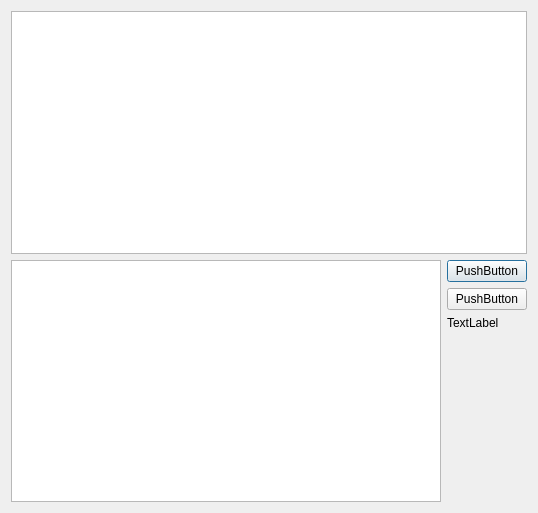
<?xml version="1.0" encoding="UTF-8"?>
<ui version="4.0">
 <class>wykres</class>
 <widget class="QDialog" name="wykres">
  <property name="windowModality">
   <enum>Qt::ApplicationModal</enum>
  </property>
  <property name="geometry">
   <rect>
    <x>0</x>
    <y>0</y>
    <width>538</width>
    <height>513</height>
   </rect>
  </property>
  <property name="sizePolicy">
   <sizepolicy hsizetype="Maximum" vsizetype="Maximum">
    <horstretch>0</horstretch>
    <verstretch>0</verstretch>
   </sizepolicy>
  </property>
  <property name="windowTitle">
   <string>Dialog</string>
  </property>
  <layout class="QVBoxLayout" name="verticalLayout_2">
   <item>
    <widget class="QGraphicsView" name="graphicsView"/>
   </item>
   <item>
    <layout class="QHBoxLayout" name="horizontalLayout">
     <item>
      <widget class="QTableWidget" name="tableWidget"/>
     </item>
     <item>
      <layout class="QVBoxLayout" name="verticalLayout">
       <item>
        <widget class="QPushButton" name="doPdf">
         <property name="text">
          <string>PushButton</string>
         </property>
        </widget>
       </item>
       <item>
        <widget class="QPushButton" name="doLatexu">
         <property name="text">
          <string>PushButton</string>
         </property>
        </widget>
       </item>
       <item>
        <widget class="QLabel" name="label">
         <property name="text">
          <string>TextLabel</string>
         </property>
         <property name="alignment">
          <set>Qt::AlignLeading|Qt::AlignLeft|Qt::AlignTop</set>
         </property>
        </widget>
       </item>
      </layout>
     </item>
    </layout>
   </item>
  </layout>
 </widget>
 <resources/>
 <connections/>
</ui>
